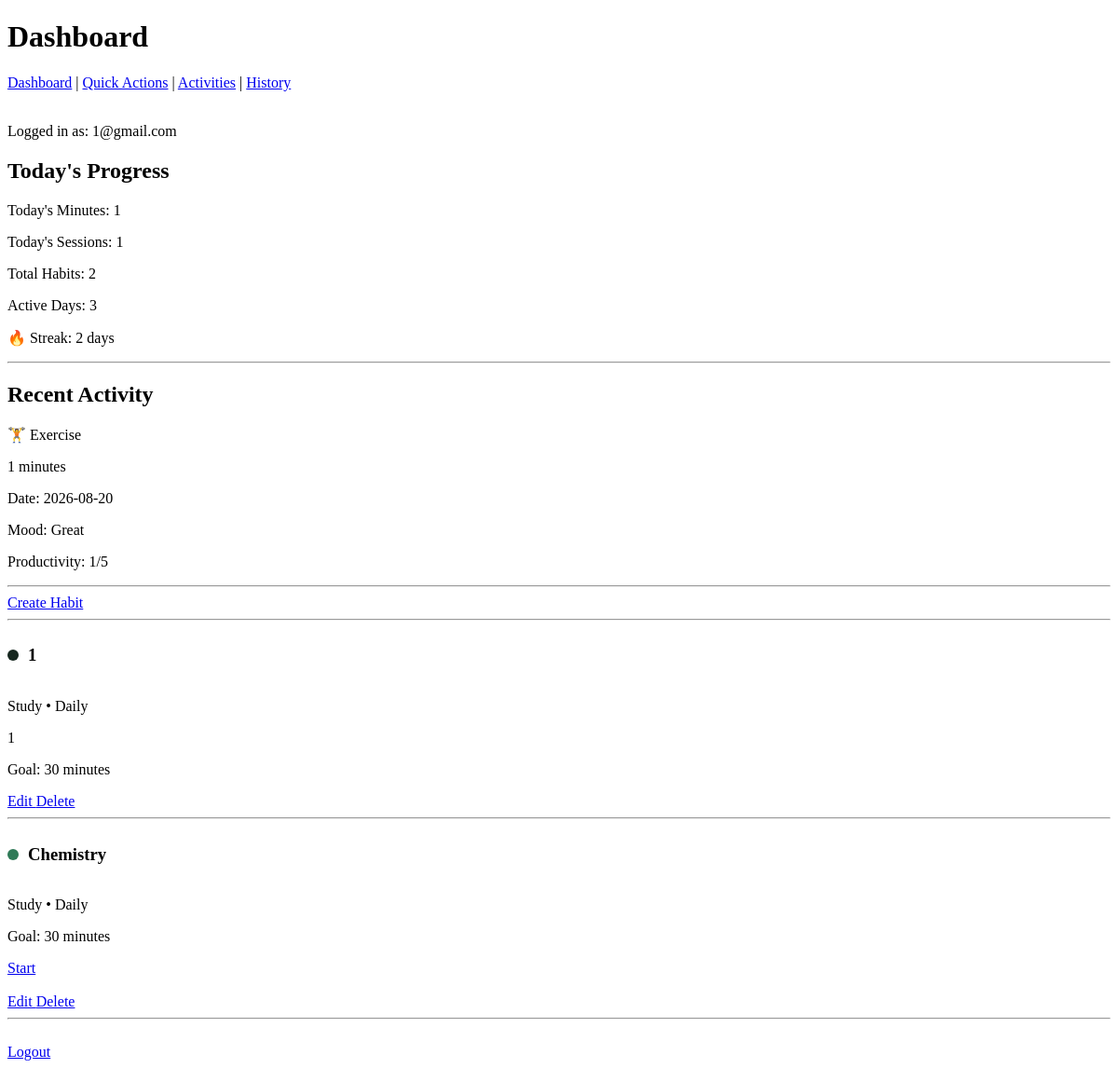
The page /dashboard (signed in) on the database as committed earlier.
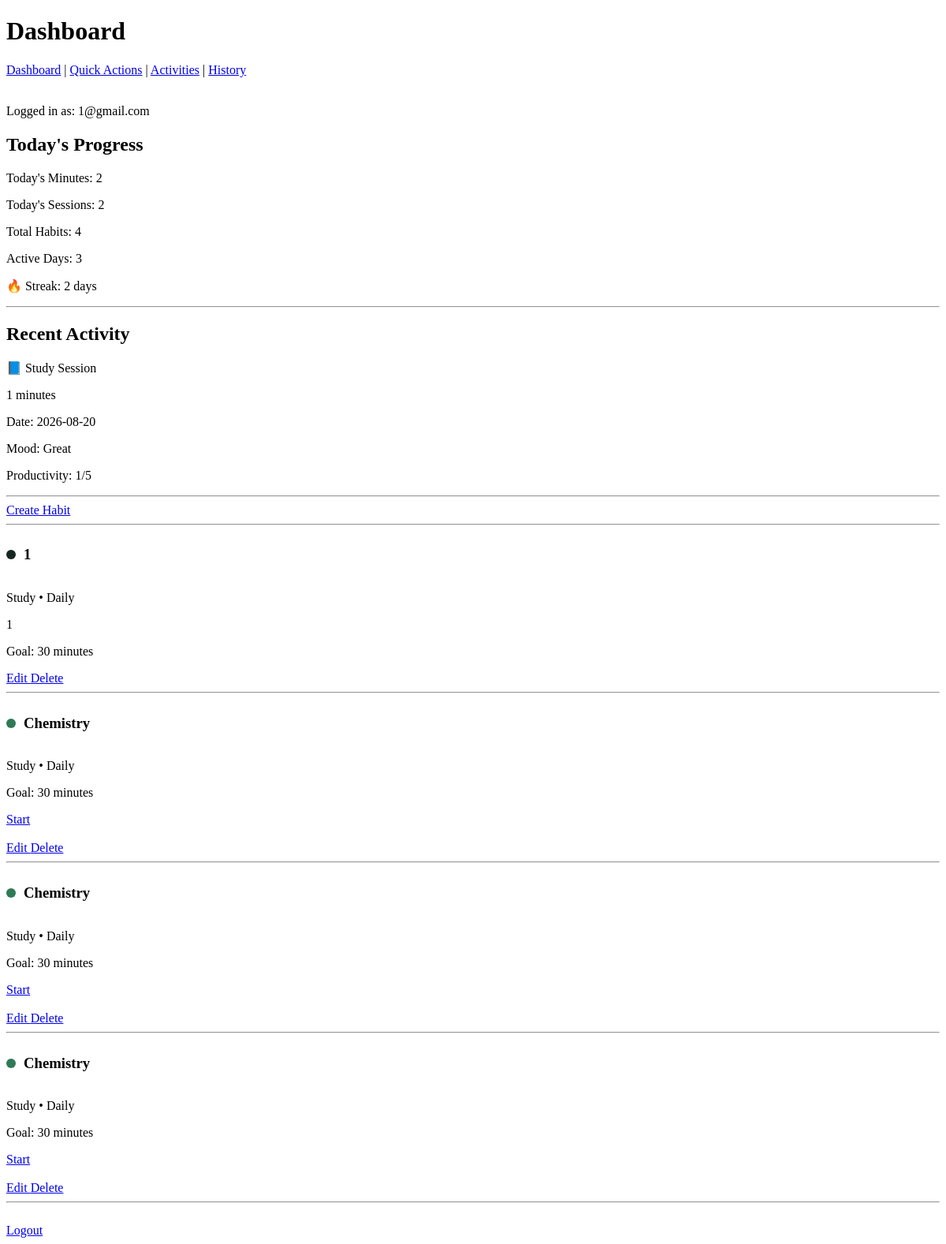
The same page on the database as committed later.
### tables this page shows
CREATE TABLE actions (
            id INTEGER PRIMARY KEY AUTOINCREMENT,
            name TEXT NOT NULL UNIQUE,
            description TEXT NOT NULL,
            icon TEXT,
            color TEXT,
            benefit_1 TEXT,
            benefit_2 TEXT,
            benefit_3 TEXT,
            default_goal_minutes INTEGER DEFAULT 60
        );

CREATE TABLE logs (
            id INTEGER PRIMARY KEY AUTOINCREMENT,

            user_email TEXT NOT NULL,
            action_id INTEGER NOT NULL,

            duration_minutes INTEGER NOT NULL,
            log_date TEXT NOT NULL,

            notes TEXT,
            mood TEXT,
            productivity INTEGER,
            energy INTEGER,

            FOREIGN KEY (user_email)
                REFERENCES users(email),

            FOREIGN KEY (action_id)
                REFERENCES actions(id)
        );

CREATE TABLE habits (
            id INTEGER PRIMARY KEY AUTOINCREMENT,
            user_email TEXT NOT NULL,
            habit_name TEXT NOT NULL,
            details TEXT
        , category TEXT DEFAULT 'Other', frequency TEXT DEFAULT 'Daily', goal_minutes INTEGER DEFAULT 30, color TEXT DEFAULT '#2f7a57', action_id INTEGER);

### app.py (the view)
@app.route("/dashboard")
def dashboard():
    email = session.get("user_email")
    if not email:
        return redirect(url_for("login"))
    conn = sqlite3.connect("life_tracker.db")
    habits = conn.execute(
        """
        SELECT
            id,
            habit_name,
            details,
            category,
            frequency,
            goal_minutes,
            color,
            action_id
        FROM habits
        WHERE user_email = ?
        """,
        (email,)
    ).fetchall()
    today_minutes = conn.execute(
        """
        SELECT COALESCE(SUM(duration_minutes), 0)
        FROM logs
        WHERE user_email = ?
        AND log_date = ?
        """,
        (
            email,
            date.today().isoformat()
        )
    ).fetchone()[0]
    today_sessions = conn.execute(
        """
        SELECT COUNT(*)
        FROM logs
        WHERE user_email = ?
        AND log_date = ?
        """,
        (
            email,
            date.today().isoformat()
        )
    ).fetchone()[0]
    total_habits = conn.execute(
        """
        SELECT COUNT(*)
        FROM habits
        WHERE user_email = ?
        """,
        (email,)
    ).fetchone()[0]
    recent_activity = conn.execute(
        """
        SELECT
            actions.name,
            actions.icon,
            logs.duration_minutes,
            logs.log_date,
            logs.mood,
            logs.productivity
        FROM logs
        JOIN actions
            ON logs.action_id = actions.id
        WHERE logs.user_email = ?
        ORDER BY logs.log_date DESC, logs.id DESC
        LIMIT 1
        """,
        (email,)
    ).fetchone()
    active_days = conn.execute(
        """
        SELECT COUNT(DISTINCT log_date)
        FROM logs
        WHERE user_email = ?
        """,
        (email,)
    ).fetchone()[0]
    active_dates = conn.execute(
        """
        SELECT DISTINCT log_date
        FROM logs
        WHERE user_email = ?
        ORDER BY log_date DESC
        """,
        (email,)
    ).fetchall()
    active_dates = [row[0] for row in active_dates]
    streak = 0
    current_date = date.today()
    for active_date in active_dates:
        if active_date == current_date.isoformat():
            streak += 1
            current_date = current_date.fromordinal(
                current_date.toordinal() - 1
            )
        elif active_date < current_date.isoformat():
            break
    conn.close()
    return render_template(
        "dashboard.html",
        email=email,
        habits=habits,
        today_minutes=today_minutes,
        today_sessions=today_sessions,
        total_habits=total_habits,
        recent_activity=recent_activity,
        active_days=active_days,
        streak=streak
    )

### templates/dashboard.html
{% extends "layout.html" %}
{% block body %}
<h1>Dashboard</h1>
<nav>
    <a href="{{ url_for('dashboard') }}">Dashboard</a>
    |
    <a href="{{ url_for('quick_actions') }}">Quick Actions</a>
    |
    <a href="{{ url_for('activities') }}">Activities</a>
    |
    <a href="{{ url_for('history') }}">History</a>
</nav>
<br>
<p>Logged in as: {{ email }}</p>
<h2>Today's Progress</h2>
<p>
    Today's Minutes: {{ today_minutes }}
</p>
<p>
    Today's Sessions: {{ today_sessions }}
</p>
<p>
    Total Habits: {{ total_habits }}
</p>
<p>
    Active Days: {{ active_days }}
</p>
<p>
    🔥 Streak: {{ streak }} days
</p>
<hr>
<h2>Recent Activity</h2>
{% if recent_activity %}
    <p>
        {{ recent_activity[1] }}
        {{ recent_activity[0] }}
    </p>
    <p>
        {{ recent_activity[2] }} minutes
    </p>
    <p>
        Date: {{ recent_activity[3] }}
    </p>
    {% if recent_activity[4] %}
        <p>
            Mood: {{ recent_activity[4] }}
        </p>
    {% endif %}
    {% if recent_activity[5] %}
        <p>
            Productivity: {{ recent_activity[5] }}/5
        </p>
    {% endif %}
{% else %}
    <p>No activity recorded yet.</p>
{% endif %}
<hr>
<a href="{{ url_for('create_habit') }}">Create Habit</a>
<hr>
{% if habits %}
    {% for habit in habits %}
        <div>
            <span
                style="
                    display: inline-block;
                    width: 12px;
                    height: 12px;
                    border-radius: 50%;
                    background-color: {{ habit[6] }};
                    margin-right: 6px;
                "
            ></span>
            <h3 style="display: inline-block;">
                {{ habit[1] }}
            </h3>
            <p>
                {{ habit[3] }} • {{ habit[4] }}
            </p>
            {% if habit[2] %}
                <p>
                    {{ habit[2] }}
                </p>
            {% endif %}
            <p>
                Goal: {{ habit[5] }} minutes
            </p>
            {% if habit[7] %}
                <a href="{{ url_for('activity_timer', action_id=habit[7]) }}">
                Start
                </a>
                <br><br>
            {% endif %}
            <a href="{{ url_for('edit_habit', habit_id=habit[0]) }}">
                Edit
            </a>
            <a href="{{ url_for('delete_habit', habit_id=habit[0]) }}">
                Delete
            </a>
        </div>
        <hr>
    {% endfor %}
{% else %}
    <p>You do not have any habits yet.</p>
{% endif %}
<br>
<a href="{{ url_for('logout') }}">
    Logout
</a>
{% endblock %}

Rows that differ between the two databases and show on the page:
no longer on this page (row unchanged): actions: icon "🏋️", name "Exercise"
now on this page (row unchanged): actions: icon "📘", name "Study Session"
added habits: habit_name "Chemistry", category "Study", frequency "Daily", goal_minutes "30"
added habits: habit_name "Chemistry", category "Study", frequency "Daily", goal_minutes "30"
Other text that changed with them:
{{ today_minutes }}: "1" → "2"
{{ today_sessions }}: "1" → "2"
{{ total_habits }}: "2" → "4"
